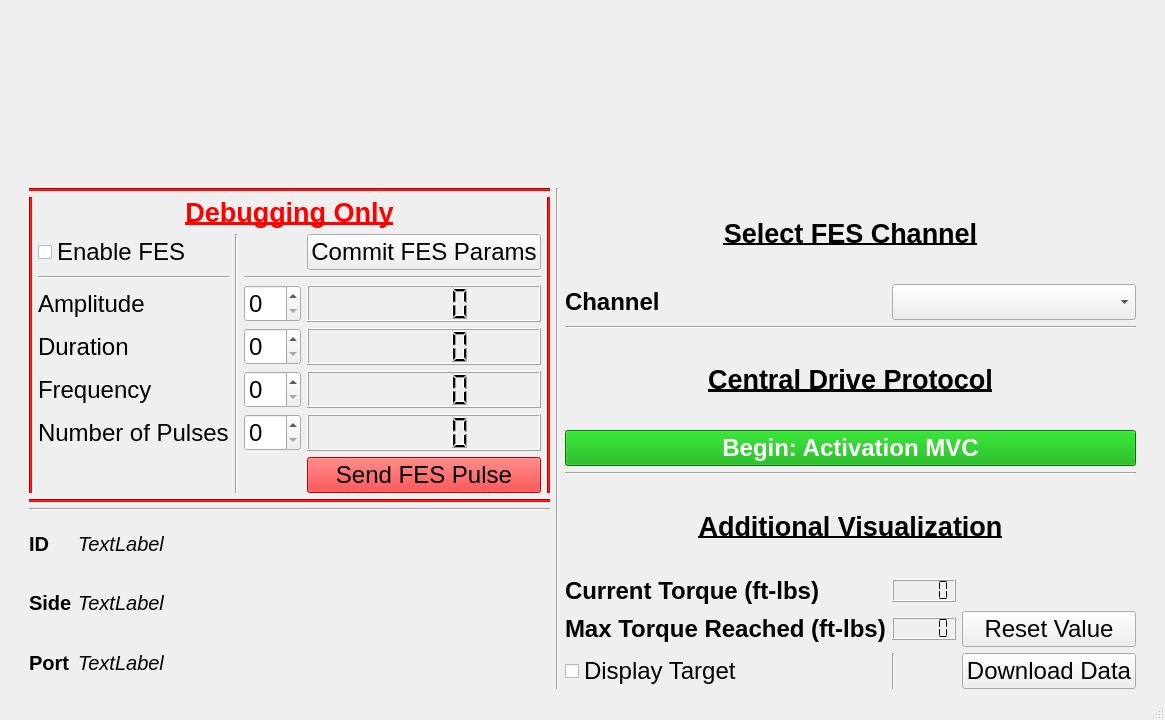
<?xml version="1.0" encoding="UTF-8"?>
<ui version="4.0">
 <class>MainWindow</class>
 <widget class="QMainWindow" name="MainWindow">
  <property name="geometry">
   <rect>
    <x>0</x>
    <y>0</y>
    <width>1155</width>
    <height>720</height>
   </rect>
  </property>
  <property name="sizePolicy">
   <sizepolicy hsizetype="Preferred" vsizetype="MinimumExpanding">
    <horstretch>0</horstretch>
    <verstretch>0</verstretch>
   </sizepolicy>
  </property>
  <property name="windowTitle">
   <string>Central Drive Estimation</string>
  </property>
  <widget class="QWidget" name="centralwidget">
   <layout class="QGridLayout" name="gridLayout_3">
    <item row="0" column="4" rowspan="4">
     <spacer name="horizontalSpacer">
      <property name="orientation">
       <enum>Qt::Horizontal</enum>
      </property>
      <property name="sizeType">
       <enum>QSizePolicy::Fixed</enum>
      </property>
      <property name="sizeHint" stdset="0">
       <size>
        <width>20</width>
        <height>1</height>
       </size>
      </property>
     </spacer>
    </item>
    <item row="3" column="1">
     <layout class="QGridLayout" name="gridLayout_4">
      <property name="verticalSpacing">
       <number>7</number>
      </property>
      <item row="2" column="0">
       <widget class="QLabel" name="label_4">
        <property name="font">
         <font>
          <pointsize>15</pointsize>
          <weight>75</weight>
          <bold>true</bold>
         </font>
        </property>
        <property name="text">
         <string>Port</string>
        </property>
       </widget>
      </item>
      <item row="2" column="1">
       <widget class="QLabel" name="comport_lbl">
        <property name="font">
         <font>
          <pointsize>15</pointsize>
          <weight>50</weight>
          <italic>true</italic>
          <bold>false</bold>
          <underline>false</underline>
         </font>
        </property>
        <property name="styleSheet">
         <string notr="true"/>
        </property>
        <property name="text">
         <string>TextLabel</string>
        </property>
        <property name="alignment">
         <set>Qt::AlignLeading|Qt::AlignLeft|Qt::AlignVCenter</set>
        </property>
       </widget>
      </item>
      <item row="0" column="1">
       <widget class="QLabel" name="participantID_lbl">
        <property name="sizePolicy">
         <sizepolicy hsizetype="MinimumExpanding" vsizetype="Minimum">
          <horstretch>0</horstretch>
          <verstretch>0</verstretch>
         </sizepolicy>
        </property>
        <property name="font">
         <font>
          <pointsize>15</pointsize>
          <weight>50</weight>
          <italic>true</italic>
          <bold>false</bold>
          <underline>false</underline>
         </font>
        </property>
        <property name="styleSheet">
         <string notr="true"/>
        </property>
        <property name="text">
         <string>TextLabel</string>
        </property>
        <property name="alignment">
         <set>Qt::AlignLeading|Qt::AlignLeft|Qt::AlignVCenter</set>
        </property>
       </widget>
      </item>
      <item row="0" column="0">
       <widget class="QLabel" name="label_13">
        <property name="font">
         <font>
          <pointsize>15</pointsize>
          <weight>75</weight>
          <bold>true</bold>
         </font>
        </property>
        <property name="text">
         <string>ID</string>
        </property>
       </widget>
      </item>
      <item row="1" column="0">
       <widget class="QLabel" name="label_14">
        <property name="font">
         <font>
          <pointsize>15</pointsize>
          <weight>75</weight>
          <bold>true</bold>
         </font>
        </property>
        <property name="text">
         <string>Side</string>
        </property>
       </widget>
      </item>
      <item row="1" column="1">
       <widget class="QLabel" name="testingSide_lbl">
        <property name="font">
         <font>
          <pointsize>15</pointsize>
          <italic>true</italic>
         </font>
        </property>
        <property name="text">
         <string>TextLabel</string>
        </property>
       </widget>
      </item>
     </layout>
    </item>
    <item row="1" column="1">
     <layout class="QGridLayout" name="gridLayout">
      <item row="7" column="1">
       <widget class="QLabel" name="label_6">
        <property name="font">
         <font>
          <pointsize>18</pointsize>
         </font>
        </property>
        <property name="text">
         <string>Number of Pulses</string>
        </property>
       </widget>
      </item>
      <item row="4" column="3">
       <widget class="QSpinBox" name="amp_sp">
        <property name="font">
         <font>
          <pointsize>18</pointsize>
         </font>
        </property>
       </widget>
      </item>
      <item row="7" column="3">
       <widget class="QSpinBox" name="np_sp">
        <property name="font">
         <font>
          <pointsize>18</pointsize>
         </font>
        </property>
       </widget>
      </item>
      <item row="1" column="1" colspan="4">
       <widget class="QLabel" name="label_3">
        <property name="font">
         <font>
          <pointsize>20</pointsize>
          <weight>75</weight>
          <bold>true</bold>
          <underline>true</underline>
         </font>
        </property>
        <property name="styleSheet">
         <string notr="true">color: rgb(255, 0, 0);</string>
        </property>
        <property name="text">
         <string>Debugging Only</string>
        </property>
        <property name="scaledContents">
         <bool>false</bool>
        </property>
        <property name="alignment">
         <set>Qt::AlignCenter</set>
        </property>
       </widget>
      </item>
      <item row="5" column="4">
       <widget class="QLCDNumber" name="committedDur_lbl">
        <property name="font">
         <font>
          <pointsize>18</pointsize>
         </font>
        </property>
       </widget>
      </item>
      <item row="4" column="1">
       <widget class="QLabel" name="label">
        <property name="font">
         <font>
          <pointsize>18</pointsize>
         </font>
        </property>
        <property name="text">
         <string>Amplitude</string>
        </property>
       </widget>
      </item>
      <item row="2" column="2" rowspan="7">
       <widget class="Line" name="line_14">
        <property name="orientation">
         <enum>Qt::Vertical</enum>
        </property>
       </widget>
      </item>
      <item row="1" column="0" rowspan="8">
       <widget class="Line" name="line_7">
        <property name="styleSheet">
         <string notr="true">background-color: rgb(255, 0, 0);</string>
        </property>
        <property name="orientation">
         <enum>Qt::Vertical</enum>
        </property>
       </widget>
      </item>
      <item row="3" column="3" colspan="2">
       <widget class="Line" name="line_5">
        <property name="orientation">
         <enum>Qt::Horizontal</enum>
        </property>
       </widget>
      </item>
      <item row="5" column="3">
       <widget class="QSpinBox" name="dur_sp">
        <property name="font">
         <font>
          <pointsize>18</pointsize>
         </font>
        </property>
       </widget>
      </item>
      <item row="4" column="4">
       <widget class="QLCDNumber" name="committedAmp_lbl">
        <property name="font">
         <font>
          <pointsize>18</pointsize>
         </font>
        </property>
       </widget>
      </item>
      <item row="9" column="0" colspan="6">
       <widget class="Line" name="line_13">
        <property name="styleSheet">
         <string notr="true">background-color: rgb(255, 0, 0);</string>
        </property>
        <property name="orientation">
         <enum>Qt::Horizontal</enum>
        </property>
       </widget>
      </item>
      <item row="3" column="1">
       <widget class="Line" name="line_15">
        <property name="orientation">
         <enum>Qt::Horizontal</enum>
        </property>
       </widget>
      </item>
      <item row="1" column="5" rowspan="8">
       <widget class="Line" name="line_11">
        <property name="styleSheet">
         <string notr="true">background-color: rgb(255, 0, 0);</string>
        </property>
        <property name="orientation">
         <enum>Qt::Vertical</enum>
        </property>
       </widget>
      </item>
      <item row="2" column="1">
       <widget class="QCheckBox" name="fesEnable_cb">
        <property name="font">
         <font>
          <pointsize>18</pointsize>
         </font>
        </property>
        <property name="text">
         <string>Enable FES</string>
        </property>
       </widget>
      </item>
      <item row="8" column="4">
       <widget class="QPushButton" name="sendPulse_pb">
        <property name="font">
         <font>
          <pointsize>18</pointsize>
         </font>
        </property>
        <property name="autoFillBackground">
         <bool>false</bool>
        </property>
        <property name="styleSheet">
         <string notr="true">background-color: rgb(255, 0, 0);</string>
        </property>
        <property name="text">
         <string>Send FES Pulse</string>
        </property>
       </widget>
      </item>
      <item row="0" column="0" colspan="6">
       <widget class="Line" name="line_12">
        <property name="styleSheet">
         <string notr="true">background-color: rgb(255, 0, 0);</string>
        </property>
        <property name="orientation">
         <enum>Qt::Horizontal</enum>
        </property>
       </widget>
      </item>
      <item row="6" column="1">
       <widget class="QLabel" name="label_5">
        <property name="font">
         <font>
          <pointsize>18</pointsize>
         </font>
        </property>
        <property name="text">
         <string>Frequency</string>
        </property>
       </widget>
      </item>
      <item row="5" column="1">
       <widget class="QLabel" name="label_2">
        <property name="font">
         <font>
          <pointsize>18</pointsize>
          <italic>false</italic>
         </font>
        </property>
        <property name="text">
         <string>Duration</string>
        </property>
       </widget>
      </item>
      <item row="6" column="3">
       <widget class="QSpinBox" name="f_sp">
        <property name="font">
         <font>
          <pointsize>18</pointsize>
         </font>
        </property>
       </widget>
      </item>
      <item row="7" column="4">
       <widget class="QLCDNumber" name="committedNp_lbl">
        <property name="font">
         <font>
          <pointsize>18</pointsize>
         </font>
        </property>
       </widget>
      </item>
      <item row="6" column="4">
       <widget class="QLCDNumber" name="committedF_lbl">
        <property name="font">
         <font>
          <pointsize>18</pointsize>
         </font>
        </property>
       </widget>
      </item>
      <item row="2" column="4">
       <widget class="QPushButton" name="commit_pb">
        <property name="font">
         <font>
          <pointsize>18</pointsize>
         </font>
        </property>
        <property name="text">
         <string>Commit FES Params</string>
        </property>
        <property name="checkable">
         <bool>false</bool>
        </property>
       </widget>
      </item>
     </layout>
    </item>
    <item row="1" column="2" rowspan="3">
     <widget class="Line" name="line">
      <property name="orientation">
       <enum>Qt::Vertical</enum>
      </property>
     </widget>
    </item>
    <item row="2" column="1">
     <widget class="Line" name="line_2">
      <property name="orientation">
       <enum>Qt::Horizontal</enum>
      </property>
     </widget>
    </item>
    <item row="0" column="0" rowspan="4">
     <spacer name="horizontalSpacer_2">
      <property name="orientation">
       <enum>Qt::Horizontal</enum>
      </property>
      <property name="sizeType">
       <enum>QSizePolicy::Fixed</enum>
      </property>
      <property name="sizeHint" stdset="0">
       <size>
        <width>20</width>
        <height>1</height>
       </size>
      </property>
     </spacer>
    </item>
    <item row="0" column="1" colspan="3">
     <layout class="QVBoxLayout" name="verticalLayout">
      <item>
       <widget class="QWidget" name="TorquePlot" native="true">
        <property name="sizePolicy">
         <sizepolicy hsizetype="Preferred" vsizetype="Preferred">
          <horstretch>0</horstretch>
          <verstretch>0</verstretch>
         </sizepolicy>
        </property>
        <layout class="QHBoxLayout" name="horizontalLayout"/>
       </widget>
      </item>
     </layout>
    </item>
    <item row="1" column="3" rowspan="3">
     <layout class="QGridLayout" name="gridLayout_2">
      <item row="10" column="2">
       <widget class="QPushButton" name="download_pb">
        <property name="font">
         <font>
          <pointsize>18</pointsize>
         </font>
        </property>
        <property name="text">
         <string>Download Data</string>
        </property>
       </widget>
      </item>
      <item row="9" column="1">
       <widget class="QLCDNumber" name="maxTorque_lcd">
        <property name="sizePolicy">
         <sizepolicy hsizetype="Minimum" vsizetype="Maximum">
          <horstretch>0</horstretch>
          <verstretch>0</verstretch>
         </sizepolicy>
        </property>
        <property name="font">
         <font>
          <pointsize>18</pointsize>
         </font>
        </property>
        <property name="frameShape">
         <enum>QFrame::Box</enum>
        </property>
        <property name="frameShadow">
         <enum>QFrame::Raised</enum>
        </property>
        <property name="lineWidth">
         <number>1</number>
        </property>
        <property name="midLineWidth">
         <number>0</number>
        </property>
        <property name="segmentStyle">
         <enum>QLCDNumber::Flat</enum>
        </property>
       </widget>
      </item>
      <item row="0" column="0" colspan="3">
       <widget class="QLabel" name="label_10">
        <property name="font">
         <font>
          <pointsize>20</pointsize>
          <weight>75</weight>
          <italic>false</italic>
          <bold>true</bold>
          <underline>true</underline>
         </font>
        </property>
        <property name="text">
         <string>Select FES Channel</string>
        </property>
        <property name="alignment">
         <set>Qt::AlignCenter</set>
        </property>
       </widget>
      </item>
      <item row="10" column="0">
       <widget class="QCheckBox" name="target_cb">
        <property name="font">
         <font>
          <pointsize>18</pointsize>
         </font>
        </property>
        <property name="text">
         <string>Display Target</string>
        </property>
       </widget>
      </item>
      <item row="9" column="0">
       <widget class="QLabel" name="label_8">
        <property name="font">
         <font>
          <pointsize>18</pointsize>
          <weight>75</weight>
          <bold>true</bold>
         </font>
        </property>
        <property name="text">
         <string>Max Torque Reached (ft-lbs)</string>
        </property>
       </widget>
      </item>
      <item row="8" column="1">
       <widget class="QLCDNumber" name="currentTorque_lcd">
        <property name="sizePolicy">
         <sizepolicy hsizetype="Minimum" vsizetype="Maximum">
          <horstretch>0</horstretch>
          <verstretch>0</verstretch>
         </sizepolicy>
        </property>
        <property name="font">
         <font>
          <pointsize>18</pointsize>
         </font>
        </property>
        <property name="frameShape">
         <enum>QFrame::Box</enum>
        </property>
        <property name="segmentStyle">
         <enum>QLCDNumber::Flat</enum>
        </property>
       </widget>
      </item>
      <item row="8" column="0">
       <widget class="QLabel" name="label_9">
        <property name="font">
         <font>
          <pointsize>18</pointsize>
          <weight>75</weight>
          <bold>true</bold>
         </font>
        </property>
        <property name="text">
         <string>Current Torque (ft-lbs)</string>
        </property>
       </widget>
      </item>
      <item row="6" column="0" colspan="3">
       <widget class="Line" name="line_3">
        <property name="orientation">
         <enum>Qt::Horizontal</enum>
        </property>
       </widget>
      </item>
      <item row="7" column="0" colspan="3">
       <widget class="QLabel" name="label_12">
        <property name="font">
         <font>
          <pointsize>20</pointsize>
          <weight>75</weight>
          <bold>true</bold>
          <underline>true</underline>
         </font>
        </property>
        <property name="text">
         <string>Additional Visualization</string>
        </property>
        <property name="alignment">
         <set>Qt::AlignCenter</set>
        </property>
       </widget>
      </item>
      <item row="9" column="2">
       <widget class="QPushButton" name="maxTorqueReset_pb">
        <property name="font">
         <font>
          <pointsize>18</pointsize>
         </font>
        </property>
        <property name="text">
         <string>Reset Value</string>
        </property>
       </widget>
      </item>
      <item row="4" column="0" colspan="3">
       <widget class="QLabel" name="label_11">
        <property name="font">
         <font>
          <pointsize>20</pointsize>
          <weight>75</weight>
          <bold>true</bold>
          <underline>true</underline>
         </font>
        </property>
        <property name="text">
         <string>Central Drive Protocol</string>
        </property>
        <property name="alignment">
         <set>Qt::AlignCenter</set>
        </property>
       </widget>
      </item>
      <item row="3" column="0" colspan="3">
       <widget class="Line" name="line_4">
        <property name="orientation">
         <enum>Qt::Horizontal</enum>
        </property>
       </widget>
      </item>
      <item row="2" column="0">
       <widget class="QLabel" name="label_7">
        <property name="font">
         <font>
          <pointsize>18</pointsize>
          <weight>75</weight>
          <bold>true</bold>
         </font>
        </property>
        <property name="text">
         <string>Channel</string>
        </property>
       </widget>
      </item>
      <item row="5" column="0" colspan="3">
       <widget class="QPushButton" name="beginTesting_pb">
        <property name="font">
         <font>
          <pointsize>18</pointsize>
          <weight>75</weight>
          <bold>true</bold>
         </font>
        </property>
        <property name="styleSheet">
         <string notr="true">color: rgb(255, 255, 255); 
border-left-color: rgb(0, 0, 0);
border-color: rgb(0, 0, 0);
background-color: rgb(0, 170, 0);</string>
        </property>
        <property name="text">
         <string>Begin: Activation MVC</string>
        </property>
       </widget>
      </item>
      <item row="2" column="1" colspan="2">
       <widget class="QComboBox" name="channel_cb">
        <property name="font">
         <font>
          <pointsize>18</pointsize>
         </font>
        </property>
        <property name="currentText">
         <string/>
        </property>
        <property name="placeholderText">
         <string/>
        </property>
       </widget>
      </item>
      <item row="10" column="1">
       <widget class="Line" name="line_6">
        <property name="orientation">
         <enum>Qt::Vertical</enum>
        </property>
       </widget>
      </item>
     </layout>
    </item>
   </layout>
  </widget>
  <widget class="QMenuBar" name="menubar">
   <property name="geometry">
    <rect>
     <x>0</x>
     <y>0</y>
     <width>1155</width>
     <height>37</height>
    </rect>
   </property>
  </widget>
  <widget class="QStatusBar" name="statusbar"/>
 </widget>
 <resources/>
 <connections/>
</ui>
